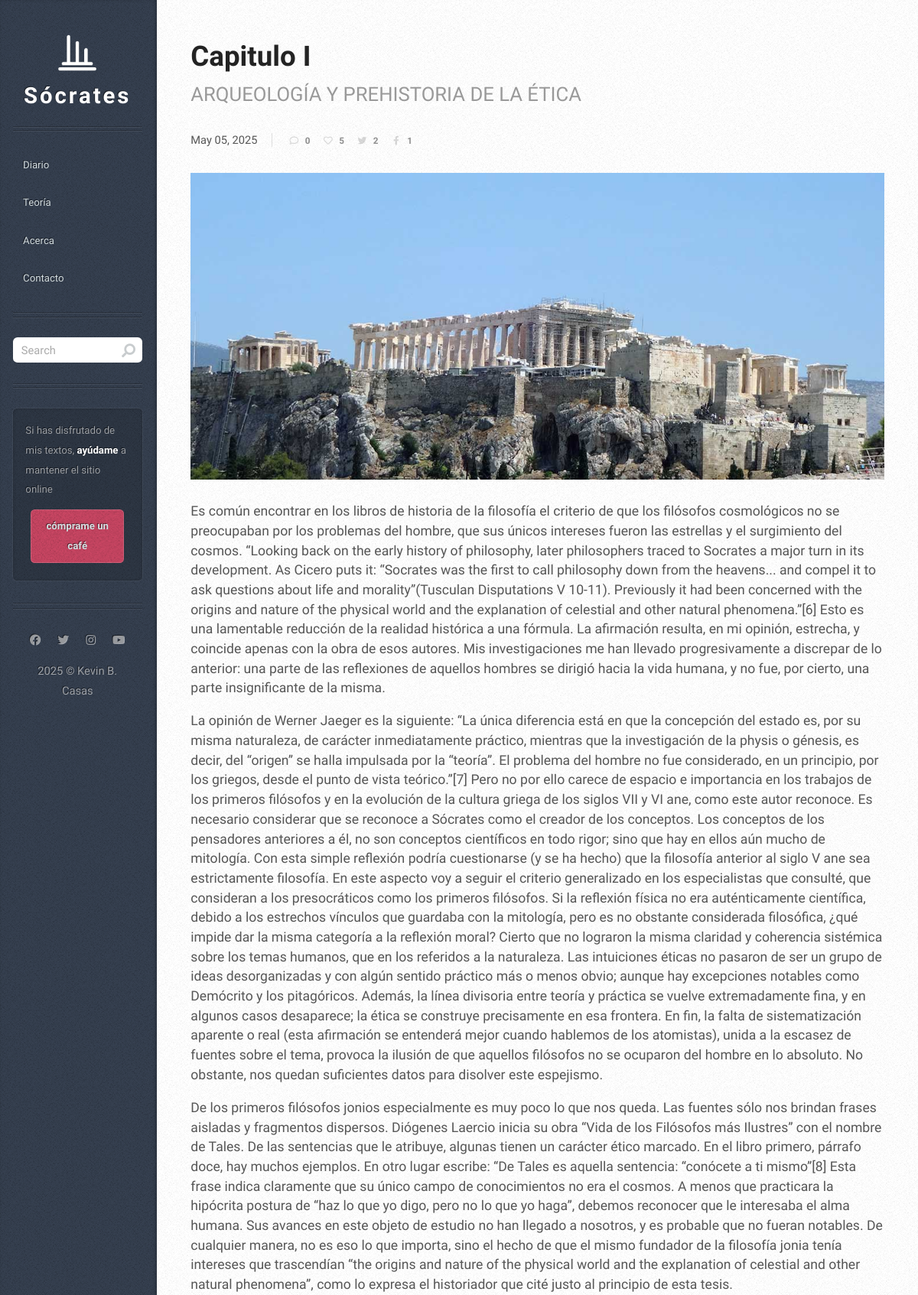
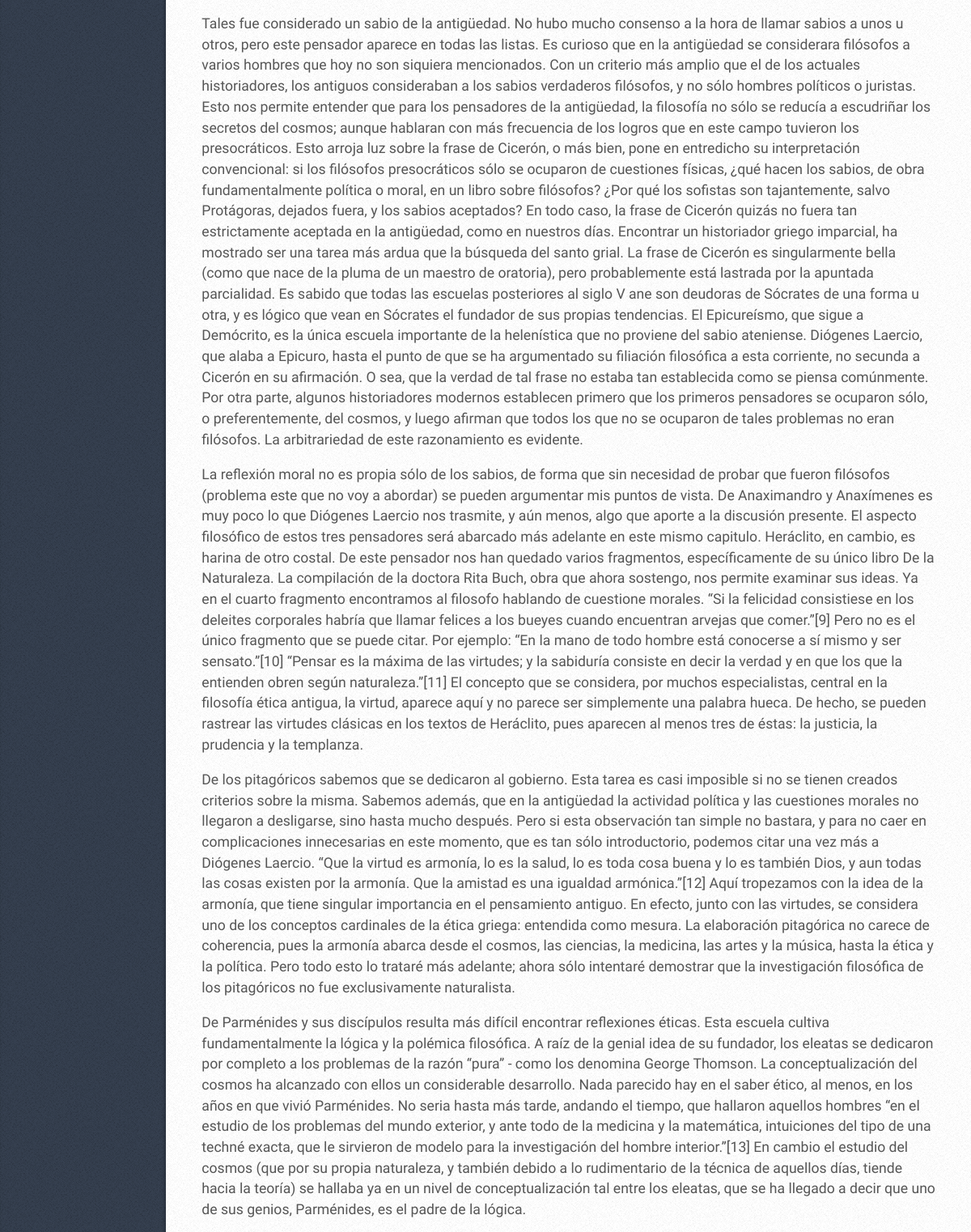
Screenshot of /post/cp1_00 (upper part) with the database file from the repository (2 pictures, top to bottom).
### www/models.py (models this page shows, shortened)
class Post(models.Model):
    title = models.CharField(max_length=200)
    subtitle = models.CharField(max_length=200)
    abstract = models.TextField(blank=True, null=True)
    slug = models.CharField(max_length=200)
    tags = models.ManyToManyField(
        Tag,
        blank=True,
        related_name="post"
    )
    category = models.ManyToManyField(
        Category,
        blank=False,
        related_name="post"
    )
    content = models.TextField()
    poster = models.CharField(max_length=200, blank=True, null=True)
    alt = models.CharField(max_length=200, blank=True, null=True, default="")
    like = models.IntegerField(default=0)
    facebook = models.IntegerField(default=0)
    twitter = models.IntegerField(default=0)
    created_at = models.DateTimeField(auto_now_add=True)
    updated_at = models.DateTimeField(auto_now=True)
    def prettyDate(self):
        month = self.created_at.strftime("%B").capitalize()
        day = self.created_at.strftime("%d")
        year = self.created_at.strftime("%Y")
        return f"<span class='date'><span class='month'>{month}</span> <span class='day'>{day}</span><span class='year'>, {year}</span></span>"
    def allTags(self):
        return ",".join([tag.name for tag in self.tags.all()])

### www/views.py (the view, shortened to what this page needs)
# urls.py: path("post/<str:slug>", views.post, name="post"),
def post(request, slug):
    try:
        post = Post.objects.get(slug=slug)
    except Post.DoesNotExist:
        logger.error(f"Post: post with slug {slug} does not exist.")
        return render(request, "404.html")
    comments = Comment.objects.filter(post_id=post.id, approved=True)
    sent = False
    return render(request, "post.html", {
        "post": post,
        "active": None,
        "sent": sent,
        "comments": comments
    })

### www/templates/post.html (shortened to what this page needs)
{% extends "layouts/base.html" %}
{% load static %}
{% block content %}
<div id="content">
    <div class="inner">
        <article class="box post post-excerpt">
            <header>
                <h2><a href="/post/{{post.slug}}">{{ post.title }}</a></h2>
                <p>{{ post.subtitle }}</p>
            </header>
            <div class="info">
                {{ post.prettyDate|safe }}
                <ul class="stats">
                    <li><a href="#comments" class="icon fa-comment">{{ post.comments.count }}</a></li>
                    <li><a href="javascript:;" class="icon fa-heart" id="like-{{post.slug}}" onclick="callSocialEndpoint('{{post.slug}}', 'like')">{{post.like}}</a></li>
                    <li><a href="http://twitter.com/share?text={{post.title}} {{post.subtitle}}&url=https://www.socrates.es/post/{{post.slug}}&hashtags={{post.allTags}}" target="_blank" class="icon brands fa-twitter" id="twitter-{{post.slug}}" onclick="callSocialEndpoint('{{post.slug}}', 'twitter')">{{post.twitter}}</a></li>
                    <li><a href="https://www.facebook.com/sharer/sharer.php?u=https://www.socrates.es/post/{{post.slug}}" target="_blank" class="icon brands fa-facebook-f" id="facebook-{{post.slug}}" onclick="callSocialEndpoint('{{post.slug}}', 'facebook')">{{post.facebook}}</a></li>
                </ul>
            </div>
            <a href="javascript:;" class="image featured"><img class="postImg" src="{% static post.poster %}" alt="{{ post.alt }}" /></a>
            {{ post.content|safe }}
        </article>
    </div>
</div>
{% endblock %}

### www/templates/layouts/base.html (shortened to what this page needs)
<!DOCTYPE html>
{% load static %}
<html lang="es">
<head>
    <link rel="stylesheet" href="{% static '/assets/css/main.css' %}" />
    <link rel="stylesheet" href="{% static '/assets/css/mine.css' %}" />
    <link rel="stylesheet" href="{% static '/assets/css/img.css' %}" />
</head>
<body class="is-preload">
	{% block content %}{% endblock %}
	{% include 'partials/sidebar.html' %}
	</body>
</html>

### www/templates/partials/sidebar.html
<div id="sidebar">
    {% include 'partials/logo.html' %}
    {% include 'partials/navigation.html' %}
    {% include 'partials/search.html' %}
    {% include 'partials/coffee.html' %}
    {% include 'partials/copyright.html' %}
</div>

### www/templates/partials/logo.html
{% load static %}
<div class="logo_img">
    <a href="/"><img src="{% static 'assets/images/logo_white.png' %}" alt="logo for socrates"></a>
</div>
<h1 id="logo"><a href="/"> Sócrates</a></h1>

### www/templates/partials/navigation.html
<nav id="nav">
    <ul>
        <li {% if active == "blog" or active == "search" %} class="current" {% endif %}><a href="/">Diario</a></li>
        <li {% if active == "thesis" %} class="current" {% endif %}><a href="/thesis">Teoría</a></li>
        <li {% if active == "about" %} class="current" {% endif %}><a href="/about">Acerca</a></li>
        <li {% if active == "contact" %} class="current" {% endif %}><a href="/contact">Contacto</a></li>
    </ul>
</nav>

### www/templates/partials/search.html
<section class="box search">
    <form method="get" action="/search">
        <input type="text" class="text" name="search" placeholder="Search" value="{% if words %}{{words}}{% endif %}">
    </form>
</section>

### www/templates/partials/coffee.html
<section class="box text-style1">
    <div class="inner">
        <p>
            Si has disfrutado de mis textos, <strong>ayúdame</strong> a mantener el sitio online <div class="coffee"><a href="https://buymeacoffee.com/kevinbcasas" class="button" target="_blank">cómprame un café</a></div>
        </p>
    </div>
</section>

### www/templates/partials/copyright.html
<ul id="copyright">
    {% include 'partials/social.html' %}
    <div id="copyDiv"><span id="copyYear"></span> &copy; Kevin B. Casas</div>
</ul>

### www/templates/partials/social.html
<ul class="social">
    <li><a href="https://www.facebook.com/kevinbcasas/" target="_blank" rel="noopener noreferrer"><i class="icon brands fa-facebook" aria-hidden="true"></i></a></li>
    <li><a href="https://www.twitter.com/kevinbcasas" target="_blank" rel="noopener noreferrer"><i class="icon brands fa-twitter" aria-hidden="true"></i></a></li>
    <li><a href="https://www.instagram.com/kevinbcasas" target="_blank" rel="noopener noreferrer"><i class="icon brands fa-instagram" aria-hidden="true"></i></a></li>
    <li><a href="https://www.youtube.com/@kevinbcasas" target="_blank" rel="noopener noreferrer"><i class="icon brands fa-youtube" aria-hidden="true"></i></a></li>
</ul>

### www/static/assets/css/mine.css (style rules this page uses)
.social { list-style-type: none; margin: 0; padding: 0; display: flex; justify-content: space-evenly; }
.social li a { display: block; }
#copyDiv { text-align: center; padding: 1em; }
article p { font-size: larger; }
.logo_img { margin-bottom: 10px; text-align: center; }
.logo_img img { width: 36px; }
.coffee { margin: 0.5em; }
.coffee a { padding: 0.4em; font-size: 1em; }
@media screen and (min-width: 737px) { .logo_img img { width: 50px; } }
@media screen and (min-width: 737px) { .coffee a { padding: 0.7em; } }

### rows the page displays
Post: title "Capitulo I", subtitle "ARQUEOLOGÍA Y PREHISTORIA DE LA ÉTICA", prettyDate "May 05 , 2025", comments.count "0", like "5", twitter "2", facebook "1", poster (picture), content "Es común encontrar en los libros de historia de la filosofía el criterio de que los filósofos cosmológicos no se preocupaban por los problemas del hombre, que sus únicos intereses fueron las estrellas y el surgimiento del cosmos. “Looking back on the early history of philosophy, later philosophers traced to Socrates a major turn in its development. As Cicero puts it: “Socrates was the first to call philosophy down from the heavens... and compel it to ask questions about life and morality”(Tusculan Disputations V 10-11). Previously it had been concerned with the origins and nature of the physical world and the explanation of celestial and other natural phenomena.”[6] Esto es una lamentable…"
